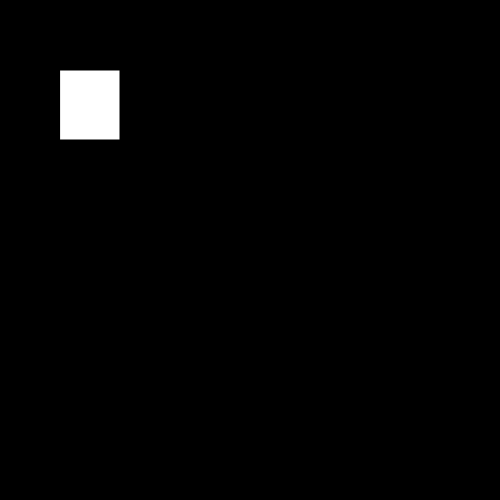
Frame 1 (no input)
Frame 60 (no input): identical to frame 1, image omitted
Frame 120 (the mouse pressed at the canvas centre since frame 60): identical to frame 1, image omitted

The p5.js sketch that drew this single still picture (run headless with seeded random() and noise() and a simulated clock; from frame 60 on, the mouse is pressed at the canvas centre):

// p5.js sketch
// ── sketch.js
function setup() {
  createCanvas(500,500);
}

function draw() {
  background(0)
  fill(255)
  rect(60,70,60,70)
}
